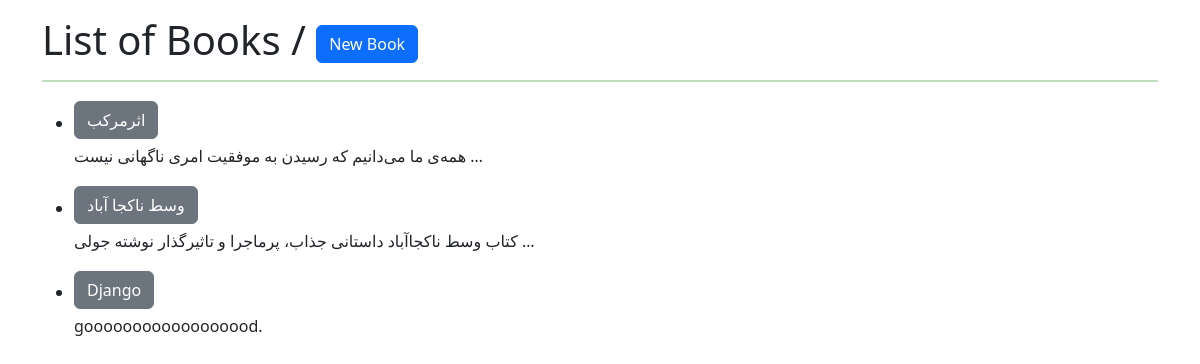
/books/, run on an earlier commit of the app's database.
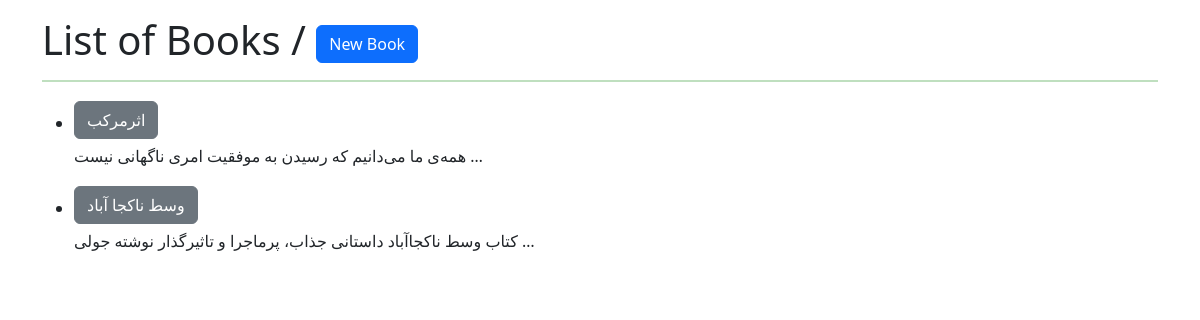
And on a later commit of the database.
### books/models.py (models this page shows, shortened)
class Book(models.Model):
    title = models.CharField(max_length=200)
    description = models.TextField()
    author = models.ForeignKey(get_user_model(), on_delete=models.CASCADE)
    price = models.DecimalField(max_digits=5, decimal_places=2)
    def get_absolute_url(self):
        return reverse('book_detail', args=[self.id])

### books/views.py (the view)
# urls.py: path('', views.BookListView.as_view(), name='books_list'),
class BookListView(generic.ListView):
    model = Book
    template_name = 'books/books_list.html'
    context_object_name = 'books'

### books/templates/books/books_list.html (shortened to what this page needs)
{% extends '_base.html' %}
{% block content %}
    <h1>List of Books / <a href="{% url 'book_create' %}" class="btn btn-primary">New Book</a></h1><hr style="border: 1px solid green;">
    {% for book in books %}
        <ul>
            <li>
                <h2><a href="{{ book.get_absolute_url }}" class="btn btn-secondary">{{ book.title|capfirst }}</a></h2>
                <h6>{{ book.description|truncatewords:10 }}</h6>
            </li>
        </ul>
    {% endfor %}
{% endblock content %}

What changed in the data, as far as the page shows it:
removed Book: title "Django", description "goooooooooooooooood."
